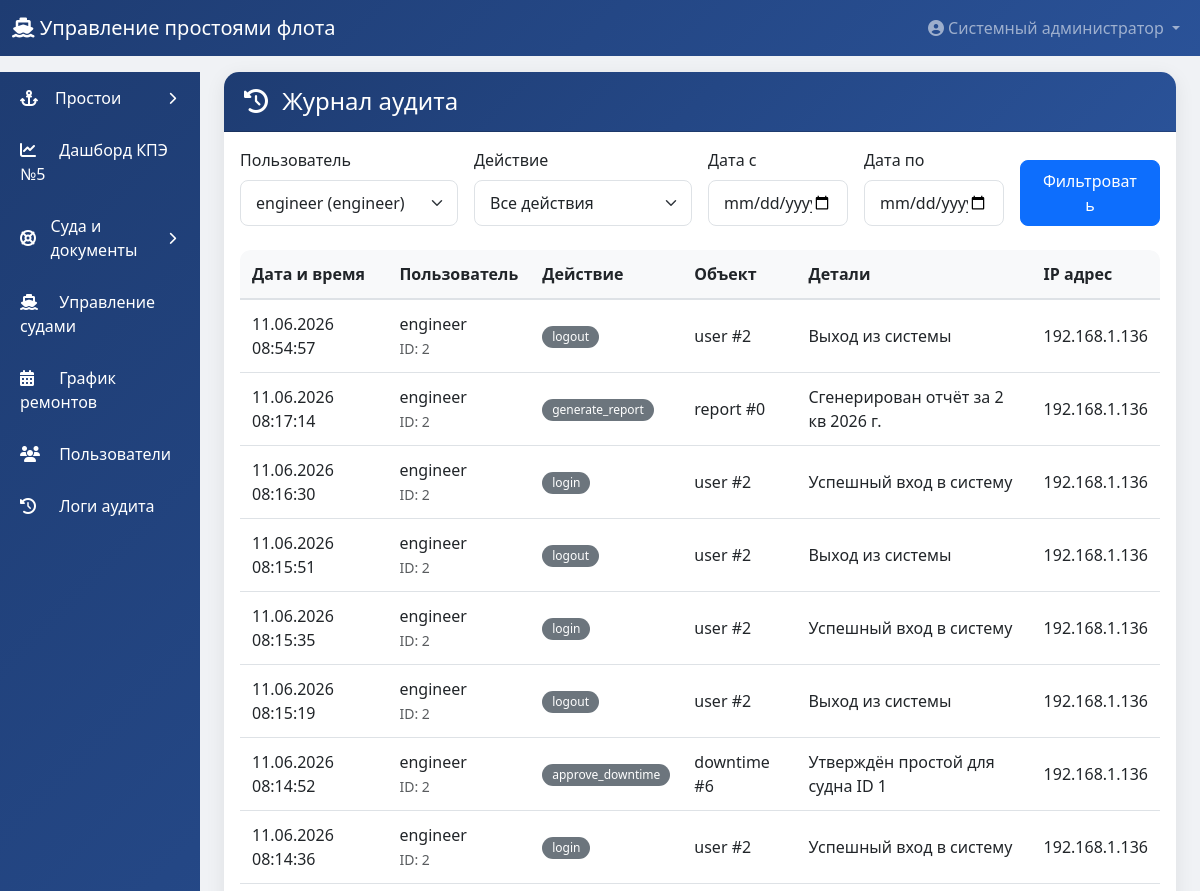
Before: /admin/logs?user_id=2 (signed in, upper part) with the older database file.
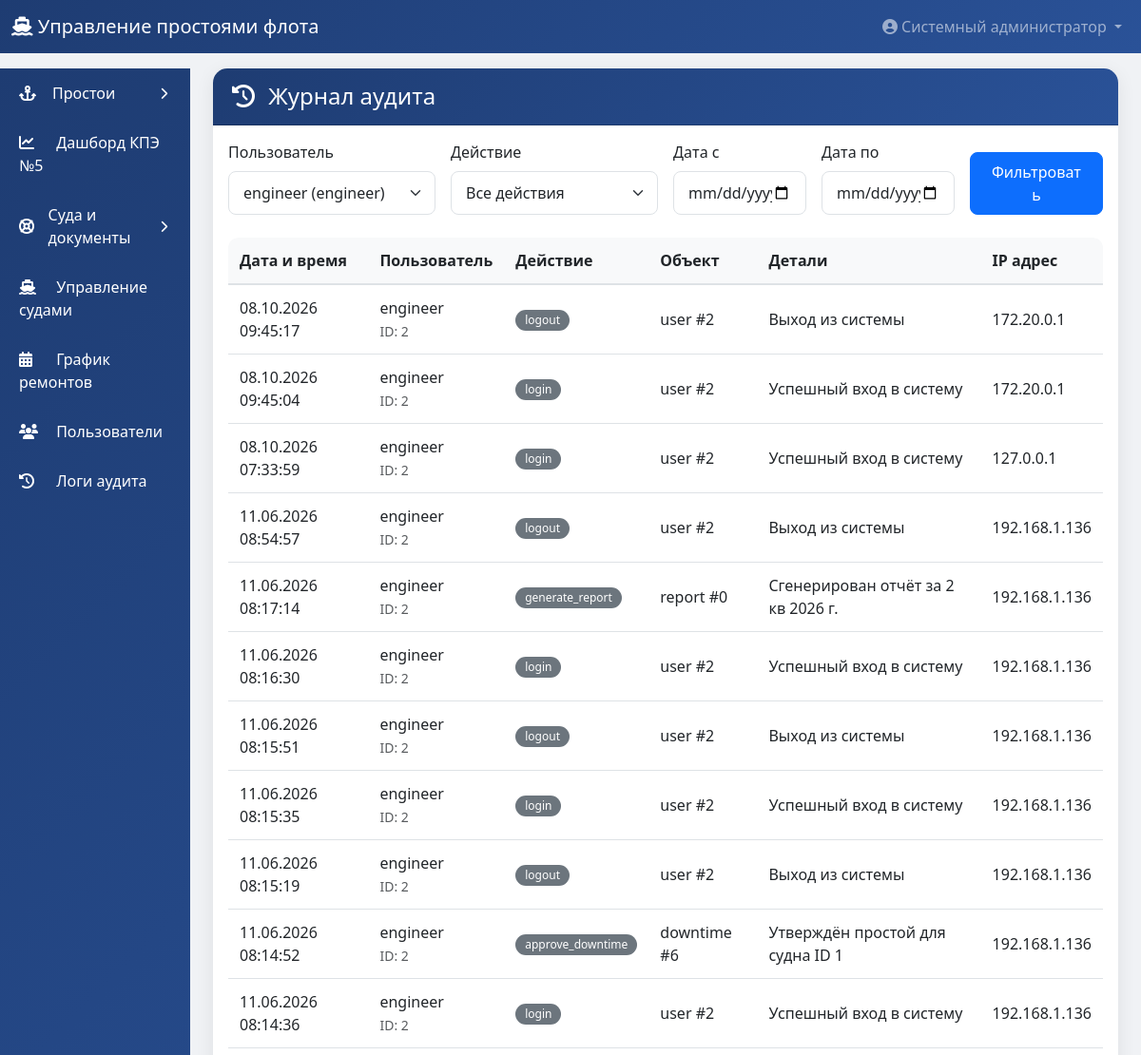
After: the same page with the newer database file.
### models.py (models this page shows)
class User(UserMixin, db.Model):
    __tablename__ = 'users'
    id = db.Column(db.Integer, primary_key=True)
    username = db.Column(db.String(80), unique=True, nullable=False)
    password_hash = db.Column(db.String(200), nullable=False)
    full_name = db.Column(db.String(200), nullable=False)
    role = db.Column(db.String(20), nullable=False)
    is_active = db.Column(db.Boolean, default=True)
    ship_id = db.Column(db.Integer, db.ForeignKey('ships.id'), nullable=True)
    created_at = db.Column(db.DateTime, default=datetime.utcnow)
    ship = db.relationship('Ship', backref='captains', foreign_keys=[ship_id])

class AuditLog(db.Model):
    __tablename__ = 'audit_logs'
    id = db.Column(db.Integer, primary_key=True)
    user_id = db.Column(db.Integer, db.ForeignKey('users.id'))
    username = db.Column(db.String(80))
    action = db.Column(db.String(200), nullable=False)
    target_type = db.Column(db.String(50))
    target_id = db.Column(db.Integer)
    details = db.Column(db.Text)
    ip_address = db.Column(db.String(50))
    created_at = db.Column(db.DateTime, default=datetime.utcnow)
    user = db.relationship('User', backref='audit_logs')

### app.py (the view)
@app.route('/admin/logs')
@login_required
@admin_required
def admin_logs():
    user_filter = request.args.get('user_id', '')
    action_filter = request.args.get('action', '')
    date_from = request.args.get('date_from', '')
    date_to = request.args.get('date_to', '')
    query = AuditLog.query
    if user_filter:
        query = query.filter_by(user_id=int(user_filter))
    if action_filter:
        query = query.filter(AuditLog.action.like(f'%{action_filter}%'))
    if date_from:
        query = query.filter(AuditLog.created_at >= datetime.strptime(date_from, '%Y-%m-%d'))
    if date_to:
        query = query.filter(AuditLog.created_at <= datetime.strptime(date_to, '%Y-%m-%d') + timedelta(days=1))
    logs = query.order_by(AuditLog.created_at.desc()).limit(500).all()
    users = User.query.all()
    actions = db.session.query(AuditLog.action).distinct().all()
    return render_template('admin/logs.html', logs=logs, users=users, actions=actions)

### auth.py (called while the page is built)
@login_manager.user_loader
def load_user(user_id):
    return User.query.get(int(user_id))

def role_required(*roles):
    def decorator(f):
        @wraps(f)
        def decorated_function(*args, **kwargs):
            if not current_user.is_authenticated:
                flash('Пожалуйста, авторизуйтесь', 'warning')
                return redirect(url_for('login'))  # ИСПРАВЛЕНО
            if current_user.role not in roles:
                flash('У вас нет доступа к этой странице', 'danger')
                return redirect(url_for('dashboard'))
            return f(*args, **kwargs)
        return decorated_function
    return decorator

### fleet_routes.py (called while the page is built)
@fleet.app_context_processor
def _inject_fleet_context():
    return {'expiry_titles': EXPIRY_TITLES, 'today_iso': date.today().isoformat()}

### templates/admin/logs.html (shortened to what this page needs)
{% extends "base.html" %}
{% block content %}
<div class="container-fluid">
    <div class="card">
        <div class="card-header">
            <h4 class="mb-0"><i class="fas fa-history me-2"></i> Журнал аудита</h4>
        </div>
        <div class="card-body">
            <form method="GET" class="row g-3 mb-4">
                <div class="col-md-3">
                    <label class="form-label">Пользователь</label>
                    <select name="user_id" class="form-select">
                        {% for user in users %}
                        <option value="{{ user.id }}" {% if request.args.get('user_id')|int == user.id %}selected{% endif %}>
                            {{ user.username }} ({{ user.role }})
                        </option>
                        {% endfor %}
                    </select>
                </div>
                <div class="col-md-3">
                    <label class="form-label">Действие</label>
                    <select name="action" class="form-select">
                        <option value="">Все действия</option>
                    </select>
                </div>
                <div class="col-md-2">
                    <label class="form-label">Дата с</label>
                    <input type="date" name="date_from" class="form-control" value="{{ request.args.get('date_from', '') }}">
                </div>
                <div class="col-md-2">
                    <label class="form-label">Дата по</label>
                    <input type="date" name="date_to" class="form-control" value="{{ request.args.get('date_to', '') }}">
                </div>
                <div class="col-md-2 d-flex align-items-end">
                    <button type="submit" class="btn btn-primary w-100">Фильтровать</button>
                </div>
            </form>
            <div class="table-responsive">
                <table class="table table-hover table-sm">
                    <thead>
                        <tr>
                            <th>Дата и время</th>
                            <th>Пользователь</th>
                            <th>Действие</th>
                            <th>Объект</th>
                            <th>Детали</th>
                            <th>IP адрес</th>
                        </tr>
                    </thead>
                    <tbody>
                        {% for log in logs %}
                        <tr>
                            <td>{{ log.created_at.strftime('%d.%m.%Y %H:%M:%S') }}</td>
                            <td>{{ log.username }}<br><small class="text-muted">ID: {{ log.user_id }}</small></td>
                            <td>
                                <span class="badge bg-secondary">{{ log.action }}</span>
                            </td>
                            <td>{{ log.target_type }} #{{ log.target_id }}</td>
                            <td>{{ log.details[:100] }}{% if log.details|length > 100 %}...{% endif %}</td>
                            <td>{{ log.ip_address or '-' }}</td>
                        </tr>
                        {% else %}
                        <tr>
                            <td colspan="6" class="text-center py-5">Нет записей в логах</td>
                        </tr>
                        {% endfor %}
                    </tbody>
                </table>
            </div>
        </div>
    </div>
</div>
{% endblock %}

### templates/base.html (shortened to what this page needs)
<!DOCTYPE html>
<html lang="ru">
<head>
    <link href="https://cdn.jsdelivr.net/npm/bootstrap@5.3.0/dist/css/bootstrap.min.css" rel="stylesheet">
    <link rel="stylesheet" href="https://cdnjs.cloudflare.com/ajax/libs/font-awesome/6.4.0/css/all.min.css">
    <link href="https://cdn.jsdelivr.net/npm/tom-select@2.3.1/dist/css/tom-select.bootstrap5.min.css" rel="stylesheet">
</head>
<body>
    {% if current_user.is_authenticated %}
    <nav class="navbar navbar-expand-lg navbar-dark" style="background: linear-gradient(135deg, #1e3c72 0%, #2a5298 100%);">
        <div class="container-fluid">
            <a class="navbar-brand" href="{{ url_for('dashboard') }}">
                <i class="fas fa-ship"></i> Управление простоями флота
            </a>
            <div class="collapse navbar-collapse" id="navbarNav">
                <ul class="navbar-nav ms-auto">
                    <li class="nav-item dropdown">
                        <a class="nav-link dropdown-toggle" href="#" role="button" data-bs-toggle="dropdown">
                            <i class="fas fa-user-circle"></i> {{ current_user.full_name }}
                        </a>
                    </li>
                </ul>
            </div>
        </div>
    </nav>
    <div class="container-fluid mt-3">
        <div class="row">
            <div class="col-md-2 col-lg-2 d-none d-md-block sidebar p-0">
                <div class="list-group list-group-flush">
                    {% if current_user.role == 'captain' %}
                        <a href="{{ url_for('captain_dashboard') }}" class="list-group-item list-group-item-action">
                            <i class="fas fa-tachometer-alt"></i> Дашборд капитана
                        </a>
                        <a href="{{ url_for('captain_history') }}" class="list-group-item list-group-item-action">
                            <i class="fas fa-history"></i> История простоев
                        </a>
                    {% elif current_user.role == 'admin' %}
                        {% set downtimes_open = request.endpoint in ['engineer_pending', 'engineer_downtimes', 'admin_downtimes_correction'] %}
                        <a href="#downtimesGroup" class="list-group-item list-group-item-action sidebar-group-toggle {% if not downtimes_open %}collapsed{% endif %}" data-bs-toggle="collapse" role="button" aria-expanded="{{ 'true' if downtimes_open else 'false' }}" aria-controls="downtimesGroup">
                            <i class="fas fa-anchor"></i> Простои
                            <i class="fas fa-chevron-down sidebar-chevron"></i>
                        </a>
                        <a href="{{ url_for('engineer_dashboard_page') }}" class="list-group-item list-group-item-action">
                            <i class="fas fa-chart-line"></i> Дашборд КПЭ №5
                        </a>
                        {% set fleet_open = request.blueprint == 'fleet' %}
                        <a href="#fleetGroup" class="list-group-item list-group-item-action sidebar-group-toggle {% if not fleet_open %}collapsed{% endif %}" data-bs-toggle="collapse" role="button" aria-expanded="{{ 'true' if fleet_open else 'false' }}" aria-controls="fleetGroup">
                            <i class="fas fa-life-ring"></i> Суда и документы
                            <i class="fas fa-chevron-down sidebar-chevron"></i>
                        </a>
                        <a href="{{ url_for('admin_ships') }}" class="list-group-item list-group-item-action">
                            <i class="fas fa-ship"></i> Управление судами
                        </a>
                        <a href="{{ url_for('admin_maintenance') }}" class="list-group-item list-group-item-action">
                            <i class="fas fa-calendar-alt"></i> График ремонтов
                        </a>
                        <a href="{{ url_for('admin_users') }}" class="list-group-item list-group-item-action">
                            <i class="fas fa-users"></i> Пользователи
                        </a>
                        <a href="{{ url_for('admin_logs') }}" class="list-group-item list-group-item-action">
                            <i class="fas fa-history"></i> Логи аудита
                        </a>
                    {% endif %}
                </div>
            </div>
            <div class="col-md-10 col-lg-10">
                {% block content %}{% endblock %}
            </div>
        </div>
    </div>
    {% else %}
        {% block content_login %}{% endblock %}
    {% endif %}
</body>
</html>

### templates/base.html (style rules this page uses)
body { background-color: #f0f2f5; font-family: 'Segoe UI', Tahoma, Geneva, Verdana, sans-serif; }
.sidebar { background: linear-gradient(135deg, #1e3c72 0%, #2a5298 100%); min-height: calc(100vh - 56px); border-radius: 0; }
.sidebar .list-group-item { background: transparent; border: none; color: white; padding: 12px 20px; margin: 2px 0; transition: all 0.3s; }
.sidebar .list-group-item i { margin-right: 10px; width: 25px; }
.sidebar .sidebar-group-toggle { display: flex; align-items: center; }
.sidebar .sidebar-chevron { margin: 0 0 0 auto !important; width: auto !important; font-size: 0.8rem; transition: transform 0.3s; }
.sidebar .sidebar-group-toggle.collapsed .sidebar-chevron { transform: rotate(-90deg); }
.card { border-radius: 15px; box-shadow: 0 5px 20px rgba(0,0,0,0.08); border: none; margin-bottom: 20px; }
.card-header { background: linear-gradient(135deg, #1e3c72 0%, #2a5298 100%); color: white; border-radius: 15px 15px 0 0 !important; padding: 15px 20px; font-weight: 600; }
.table { background: white; border-radius: 10px; overflow: hidden; }
.table th { background-color: #f8f9fa; font-weight: 600; border-bottom: 2px solid #dee2e6; }
.table td, .table th { padding: 12px; vertical-align: middle; }
.btn { border-radius: 8px; padding: 8px 20px; transition: all 0.3s; }
.form-control, .form-select { border-radius: 8px; padding: 10px 15px; border: 1px solid #dee2e6; }
.badge { padding: 5px 10px; border-radius: 20px; font-weight: 500; }
.table-responsive { border-radius: 10px; overflow-x: auto; }

Changed rows visible on the page:
added AuditLog: created_at "08.10.2026 09:45:17", username "engineer", user_id "2", action "logout", target_type "user", target_id "2", details "Выход из системы", ip_address "172.20.0.1"
added AuditLog: created_at "08.10.2026 09:45:04", username "engineer", user_id "2", action "login", target_type "user", target_id "2", details "Успешный вход в систему", ip_address "172.20.0.1"
added AuditLog: created_at "08.10.2026 07:33:59", username "engineer", user_id "2", action "login", target_type "user", target_id "2", details "Успешный вход в систему", ip_address "127.0.0.1"
